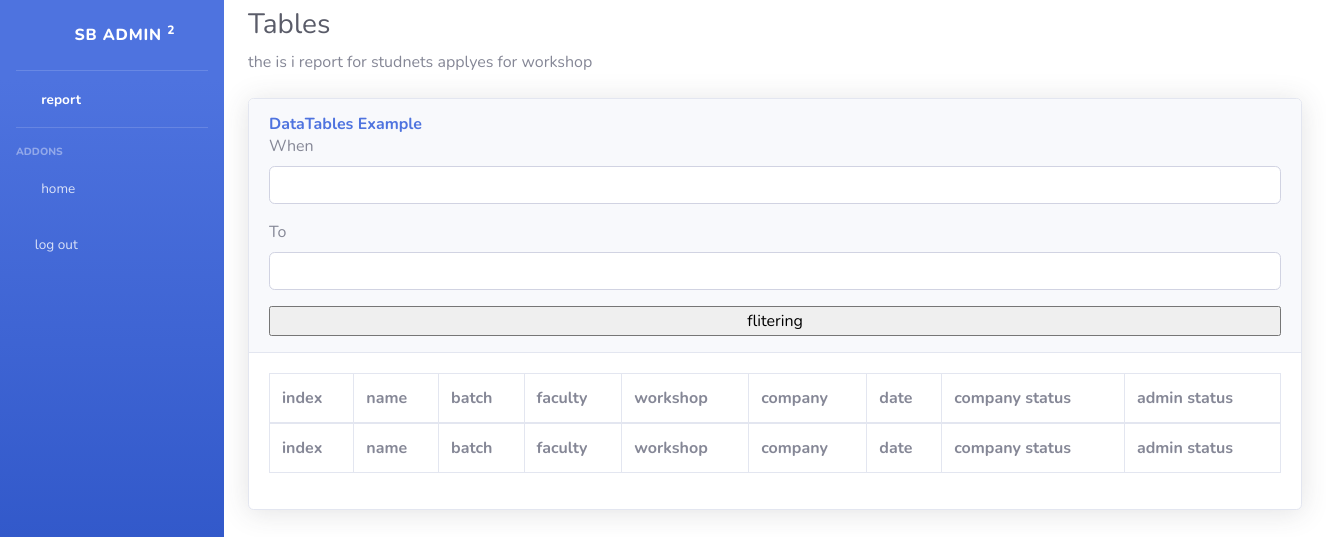
The page /reports/reports/ on the database as committed earlier.
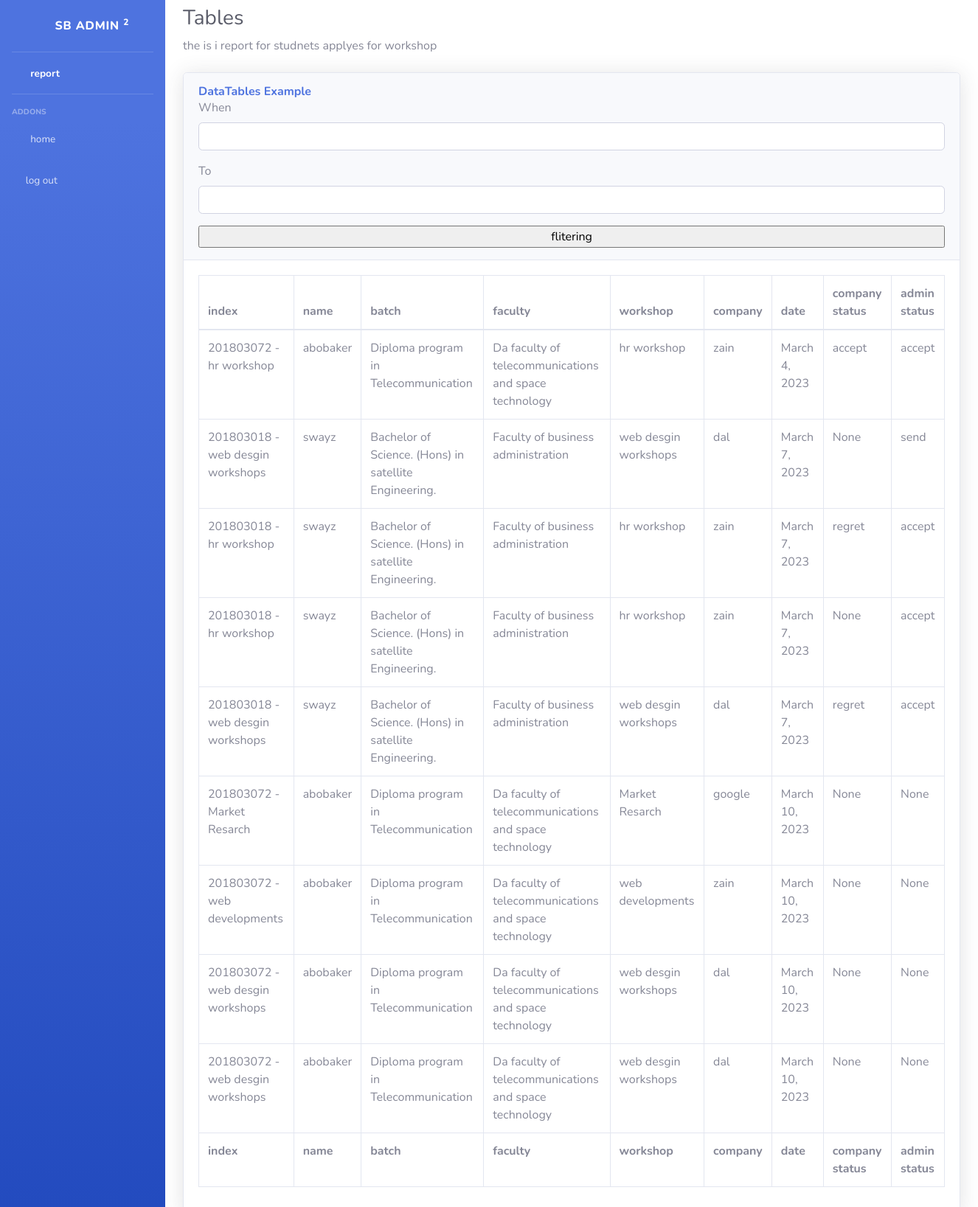
The same page on the database as committed later.
### job/models.py (models this page shows, shortened)
class Apply(models.Model):
    student = models.ForeignKey(Student, related_name = 'student_apply',on_delete= models.SET_NULL, null = True , blank = True)
    job = models.ForeignKey(Job, related_name='job_apply',on_delete= models.SET_NULL , null = True , blank = True)
    status = models.CharField(max_length=25,choices=status,null=True,blank=True)
    cover_letter = models.TextField(max_length=50)
    date = models.DateField(default=timezone.now)
    status_company = models.CharField(max_length=10, choices=COMPANY, null=True, blank=True)
    def __str__(self):
        return f"{str(self.student)} -  {str(self.job)} "

class Job(models.Model):  # table
    owner = models.ForeignKey(Company, related_name="job_owner", on_delete=models.CASCADE)
    description = models.TextField(max_length=250)
    title = models.CharField(max_length=100)  #
    published_at = models.DateTimeField(auto_now=True)
    Vacancy = models.IntegerField(default=1)
    category = models.ForeignKey("Category", on_delete=models.CASCADE)
    Responsibility = models.TextField(max_length=250)
    Benefits = models.TextField(max_length=250)
    slug = models.SlugField(blank=True, null=True)
    location = models.CharField(max_length=20)
    def __str__(self):
        return self.title

### accounts/models.py (models this page shows, shortened)
class User(AbstractUser):
    class Role(models.TextChoices):
        ADMIN = "ADMIN", "Admin"
        STUDENT = "STUDENT", "Student"
        COMPANY = "COMPANY", "Company"
    base_role = Role.ADMIN
    role = models.CharField(max_length=50, choices=Role.choices)

class StudentProfile(models.Model):
    user = models.OneToOneField(Student, on_delete=models.CASCADE, related_name='studnet_proflie')
    name = models.CharField(max_length=45)
    faculty = models.ForeignKey('Faculty',on_delete=models.SET_NULL,null=True,blank=True,related_name='students_faculty')
    batches = models.ForeignKey('Batches',on_delete=models.SET_NULL,null=True,blank=True,related_name='students_batches')
    phone_number = models.CharField(max_length=14,null=True,blank=True,default='')
    cgpa = models.FloatField(null=True,blank=True, default=0)
    email = models.EmailField(max_length=20)

class Batches(models.Model):
    name = models.CharField(max_length=200)
    def __str__(self) -> str:
        return self.name

class Faculty(models.Model):
    name = models.CharField(max_length=800)
    def __str__(self) -> str:
        return self.name

### dashborad/views.py (the view)
# urls.py: path('' ,home, name = 'report'),
def report(request):
    form = DateRangeForm(request.POST or None)
    if form.is_valid():
        when = form.cleaned_data['when']
        to = form.cleaned_data['to']
        my_objects = Apply.objects.filter(date__range=[when, to])
    else:
        my_objects = Apply.objects.all()
    context = {'form': form, 'info': my_objects}
    return render(request, 'dashborad/report.html', context)

### dashborad/form.py (shortened to what this page needs)
class DateRangeForm(forms.Form):
    when = forms.DateField(input_formats=['%m/%d/%Y'])
    to = forms.DateField(input_formats=['%m/%d/%Y'])

### dashborad/templates/dashborad/report.html (shortened to what this page needs)
{% extends "dashborad_base.html" %}
{% block admin %}
{% load bootstrap4 %}
                <div class="container-fluid">
                    <h1 class="h3 mb-2 mt-2 text-gray-800">Tables</h1>
                    <p class="mb-4">the is i report for studnets applyes for workshop</a></p>
                    <div class="card shadow mb-4">
                        <div class="card-header py-3">
                            <h6 class="m-0 font-weight-bold text-primary">DataTables Example</h6>
                            <form method="post">
                                {% bootstrap_form form %}
                                <input type="submit" value="flitering" class="boxed-btn3 w-100"/>
                              </form>
                        </div>
                        <div class="card-body">
                            <div class="table-responsive">
                                <table class="table table-bordered" id="dataTable" width="100%" cellspacing="0">
                                    <thead>
                                        <tr>
                                            <th>index</th>
                                            <th>name</th>
                                            <th>batch</th>
                                            <th>faculty</th>
                                            <th>workshop</th>
                                            <th>company</th>
                                            <th>date</th>
                                            <th>company status</th>
                                            <th>admin status</th>
                                        </tr>
                                    </thead>
                                    <tfoot>
                                        <tr>
                                            <th>index</th>
                                            <th>name</th>
                                            <th>batch</th>
                                            <th>faculty</th>
                                            <th>workshop</th>
                                            <th>company</th>
                                            <th>date</th>
                                            <th>company status</th>
                                            <th>admin status</th>
                                        </tr>
                                    </tfoot>
                                    <tbody>
                                        {% for obj in info %}
                                        <tr>
                                            <td>{{obj}}</td>
                                            <td>{{obj.student.studnet_proflie.name}}</td>
                                            <td>{{obj.student.studnet_proflie.batches}}</td>
                                            <td>{{obj.student.studnet_proflie.faculty}}</td>
                                            <td>{{obj.job}}</td>
                                            <td>{{obj.job.owner}}</td>
                                            <td>{{obj.date}}</td>
                                            <td>{{obj.status_company}}</td>
                                            <td>{{obj.status}}</td>
                                        </tr>
                                        {% endfor %}
                                    </tbody>
                                </table>
                            </div>
                        </div>
                    </div>
                </div>
            </div>
{% endblock admin %}

Rows that differ between the two databases and show on the page:
added Apply: student+job "201803072 - hr workshop", student.studnet_proflie.name "abobaker", student.studnet_proflie.batches "Diploma program in Telecommunication", student.studnet_proflie.faculty "Da faculty of telecommunications and space technology", job "hr workshop", job.owner "zain", date "March 4, 2023", status_company "accept", status "accept"
added Apply: student+job "201803018 - web desgin workshops", student.studnet_proflie.name "swayz", student.studnet_proflie.batches "Bachelor of Science. (Hons) in satellite Engineering.", student.studnet_proflie.faculty "Faculty of business administration", job "web desgin workshops", job.owner "dal", date "March 7, 2023", status_company "None", status "send"
added Apply: student+job "201803018 - hr workshop", student.studnet_proflie.name "swayz", student.studnet_proflie.batches "Bachelor of Science. (Hons) in satellite Engineering.", student.studnet_proflie.faculty "Faculty of business administration", job "hr workshop", job.owner "zain", date "March 7, 2023", status_company "regret", status "accept"
added Apply: student+job "201803018 - hr workshop", student.studnet_proflie.name "swayz", student.studnet_proflie.batches "Bachelor of Science. (Hons) in satellite Engineering.", student.studnet_proflie.faculty "Faculty of business administration", job "hr workshop", job.owner "zain", date "March 7, 2023", status_company "None", status "accept"
added Apply: student+job "201803018 - web desgin workshops", student.studnet_proflie.name "swayz", student.studnet_proflie.batches "Bachelor of Science. (Hons) in satellite Engineering.", student.studnet_proflie.faculty "Faculty of business administration", job "web desgin workshops", job.owner "dal", date "March 7, 2023", status_company "regret", status "accept"
added Apply: student+job "201803072 - Market Resarch", student.studnet_proflie.name "abobaker", student.studnet_proflie.batches "Diploma program in Telecommunication", student.studnet_proflie.faculty "Da faculty of telecommunications and space technology", job "Market Resarch", job.owner "google", date "March 10, 2023", status_company "None", status "None"
added Apply: student+job "201803072 - web developments", student.studnet_proflie.name "abobaker", student.studnet_proflie.batches "Diploma program in Telecommunication", student.studnet_proflie.faculty "Da faculty of telecommunications and space technology", job "web developments", job.owner "zain", date "March 10, 2023", status_company "None", status "None"
added Apply: student+job "201803072 - web desgin workshops", student.studnet_proflie.name "abobaker", student.studnet_proflie.batches "Diploma program in Telecommunication", student.studnet_proflie.faculty "Da faculty of telecommunications and space technology", job "web desgin workshops", job.owner "dal", date "March 10, 2023", status_company "None", status "None"
added Apply: student+job "201803072 - web desgin workshops", student.studnet_proflie.name "abobaker", student.studnet_proflie.batches "Diploma program in Telecommunication", student.studnet_proflie.faculty "Da faculty of telecommunications and space technology", job "web desgin workshops", job.owner "dal", date "March 10, 2023", status_company "None", status "None"
